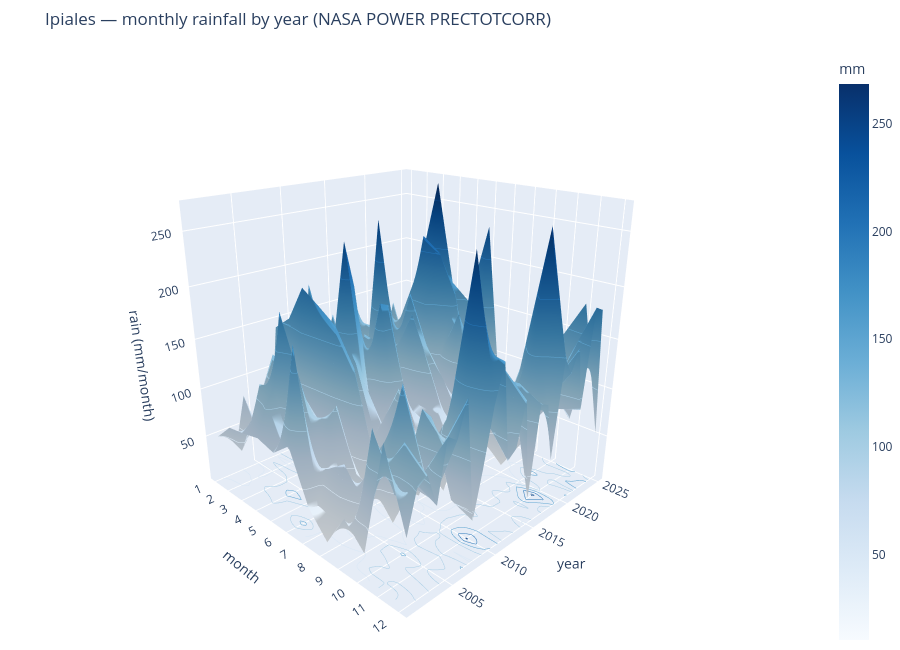

The notebook cell this image was saved under:
### Markdown cell above
## 2 · Rainfall surface: month × year (Ipiales)

Height = total rain of that month in that year (mm). Each row of the surface is one year, each column one month. Ridges are wet months, valleys dry months.

### Code cell
mr = ct.monthly_series(df, "PRECTOTCORR")
rain_m = mr.groupby([mr.index.year, mr.index.month]).sum().unstack()          # rows = year, cols = month
years, months = rain_m.index.values, rain_m.columns.values

fig = go.Figure(go.Surface(
    x=months, y=years, z=rain_m.values, colorscale="Blues", colorbar=dict(title="mm"),
    contours_z=dict(show=True, usecolormap=True, project_z=True),
    hovertemplate="month %{x}<br>year %{y}<br>%{z:.0f} mm<extra></extra>"))
fig.update_layout(title="Ipiales — monthly rainfall by year (NASA POWER PRECTOTCORR)", height=650,
                  scene=dict(xaxis=dict(title="month", tickvals=list(range(1, 13))), yaxis=dict(title="year"),
                             zaxis=dict(title="rain (mm/month)"), camera=dict(eye=dict(x=1.6, y=-1.6, z=0.9))),
                  margin=dict(l=0, r=0, t=50, b=0))
save(fig, "3d_01_rain_surface_ipiales"); fig.show()

annual = rain_m.sum(axis=1)
print("Wettest years:", annual.sort_values(ascending=False).head(3).round(0).to_dict())
print("Driest years :", annual.sort_values().head(3).round(0).to_dict())
print("Wettest month on record:", rain_m.stack().idxmax(), round(rain_m.stack().max(), 1), "mm")

### Figure 1 — Plotly figure (JSON) as saved in the notebook; plotly's stock layout.template omitted (floating-point values rounded to 4 significant figures; data arrays with more than 128 entries replaced by an {"elided": "..."} marker saying what was removed)
{"data": [{"colorbar": {"title": {"text": "mm"}}, "colorscale": [[0, "rgb(247,251,255)"], [0.125, "rgb(222,235,247)"], [0.25, "rgb(198,219,239)"], [0.375, "rgb(158,202,225)"], [0.5, "rgb(107,174,214)"], [0.625, "rgb(66,146,198)"], [0.75, "rgb(33,113,181)"], [0.875, "rgb(8,81,156)"], [1, "rgb(8,48,107)"]], "contours": {"z": {"project": {"z": true}, "show": true, "usecolormap": true}}, "hovertemplate": "month %{x}<br>year %{y}<br>%{z:.0f} mm<extra></extra>", "type": "surface", "x": [1, 2, 3, 4, 5, 6, 7, 8, 9, 10, 11, 12], "y": [2001, 2002, 2003, 2004, 2005, 2006, 2007, 2008, 2009, 2010, 2011, 2012, 2013, 2014, 2015, 2016, 2017, 2018, 2019, 2020, 2021, 2022, 2023, 2024, 2025], "z": {"elided": "25x12 float values"}}], "layout": {"height": 650, "margin": {"b": 0, "l": 0, "r": 0, "t": 50}, "scene": {"camera": {"eye": {"x": 1.6, "y": -1.6, "z": 0.9}}, "xaxis": {"tickvals": [1, 2, 3, 4, 5, 6, 7, 8, 9, 10, 11, 12], "title": {"text": "month"}}, "yaxis": {"title": {"text": "year"}}, "zaxis": {"title": {"text": "rain (mm/month)"}}}, "title": {"text": "Ipiales — monthly rainfall by year (NASA POWER PRECTOTCORR)"}}}
